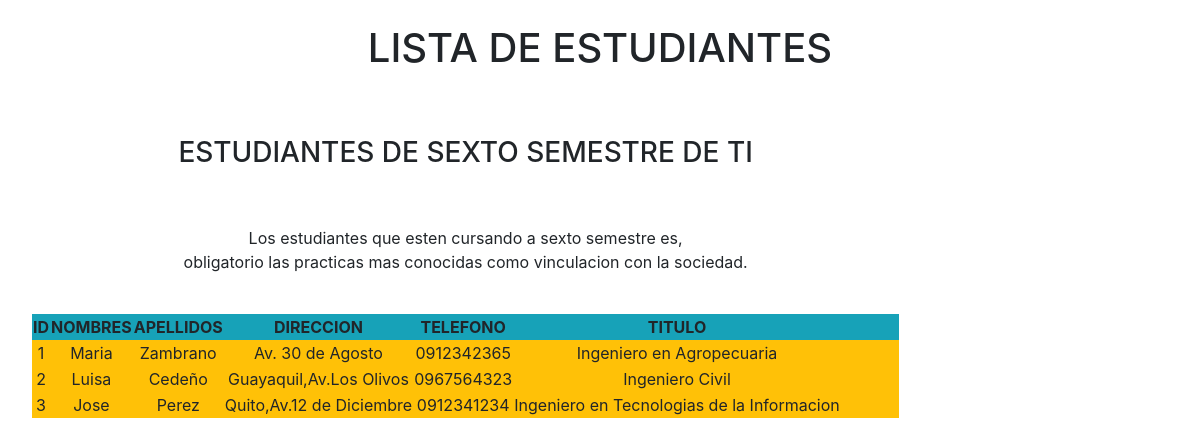
Page /tarea/home.php on the committed database.
### tables this page shows
CREATE TABLE `lista` (
  `id` int(11) NOT NULL,
  `nombres` varchar(100) NOT NULL,
  `apellidos` varchar(100) NOT NULL,
  `direccion` varchar(100) NOT NULL,
  `telefono` varchar(13) NOT NULL,
  `titulo` varchar(100) NOT NULL
);

### tarea/home.php (the view, shortened to what this page needs)
<!DOCTYPE html>
<html lang="es">
<head>
    <link href="//maxcdn.bootstrapcdn.com/bootstrap/4.1.1/css/bootstrap.min.css" rel="stylesheet" id="bootstrap-css">
</head>
<body>
    <h1 class="text-center p-4"> LISTA DE ESTUDIANTES</h1>
    <div class="container-fluid row">
    <form  class="col4 p-3" method="POST">
        <h3 class="text-center p-3">ESTUDIANTES DE SEXTO SEMESTRE DE TI</h3>
<div class="text-center p-3">
<table class="table">
  <table class="bg-warning">
    <thead class="bg-info">
    <div class="media">
   <div class="media-body">
    <center>Los estudiantes que esten cursando a sexto semestre es,</center>
    obligatorio las practicas mas conocidas como vinculacion con la sociedad.
    </div>
  </div>
</div>
<div class="text-center p-3">
     <tr>
      <th scope="col">ID</th>
      <th scope="col">NOMBRES</th>
      <th scope="col">APELLIDOS</th>
      <th scope="col">DIRECCION</th>
      <th scope="col">TELEFONO</th>
      <th scope="col">TITULO</th>
      <th scope="col"></th>
    </tr>
  <tbody>
    <?php
    include "db.php";
    $sql=$conexion->query(" select * from lista ");
    while($datos=$sql->fetch_object()){ ?>
     <tr>
      <td><?=$datos->id?></td>
      <td><?=$datos->nombres ?></td>
      <td><?=$datos->apellidos ?></td>
      <td><?=$datos->direccion ?></td>
      <td><?=$datos->telefono ?></td>
      <td><?=$datos->titulo ?></td>
      <td>
        <a href="" class=btn btn-small btn-warning><i class="fa-solid fa-pen-to-square"></i></a>
        <a href="" class=btn btn-small btn-danger><i class="fa-solid fa-trash-arrow-up"></i></a>
      </td>
    </tr>
    <?php }
    ?>
     </tbody>
</div>
    </div>
</body>
</html>

### rows in the picture
lista: id "1", nombres "Maria", apellidos "Zambrano", direccion "Av. 30 de Agosto", telefono "0912342365", titulo "Ingeniero en Agropecuaria"
lista: id "2", nombres "Luisa", apellidos "Cedeño", direccion "Guayaquil,Av.Los Olivos", telefono "0967564323", titulo "Ingeniero Civil"
lista: id "3", nombres "Jose", apellidos "Perez", direccion "Quito,Av.12 de Diciembre", telefono "0912341234", titulo "Ingeniero en Tecnologias de la Informacion"
